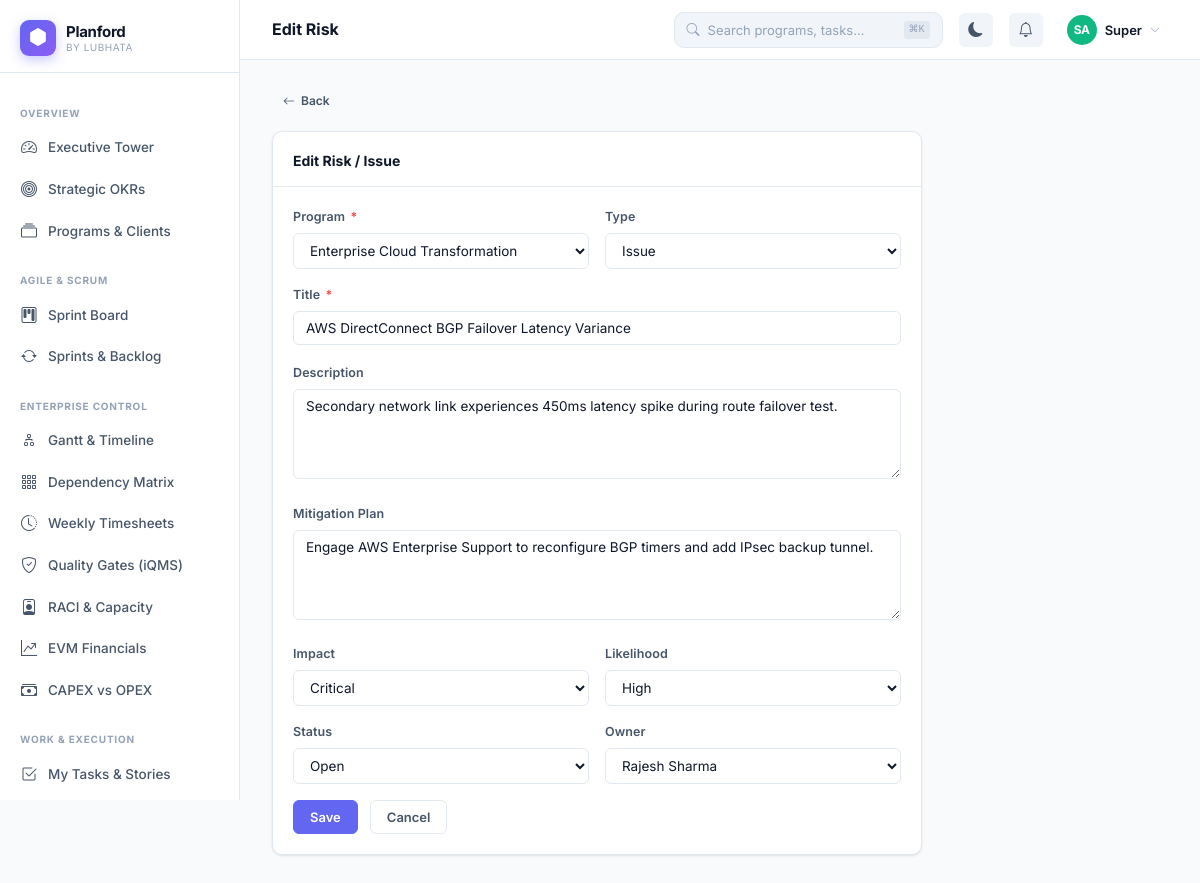
The app's page /risks/edit?id=4 (signed in) with its own data.
### tables this page shows
CREATE TABLE `users` (
  `id` int unsigned NOT NULL AUTO_INCREMENT,
  `org_id` int unsigned NOT NULL,
  `name` varchar(120) NOT NULL,
  `email` varchar(150) NOT NULL,
  `password` varchar(255) NOT NULL,
  `role` enum('super_admin','org_admin','pm','member','stakeholder','viewer') NOT NULL DEFAULT 'member',
  `avatar` varchar(300) DEFAULT NULL,
  `title` varchar(100) DEFAULT NULL,
  `department` varchar(100) DEFAULT NULL,
  `is_active` tinyint(1) NOT NULL DEFAULT '1',
  `last_login` datetime DEFAULT NULL,
  `timezone` varchar(60) DEFAULT 'Asia/Kolkata',
  `settings` json DEFAULT NULL,
  `created_at` datetime NOT NULL DEFAULT CURRENT_TIMESTAMP,
  PRIMARY KEY (`id`),
  UNIQUE KEY `email_org` (`email`,`org_id`),
  KEY `org_id` (`org_id`)
);

CREATE TABLE `risks` (
  `id` int unsigned NOT NULL AUTO_INCREMENT,
  `program_id` int unsigned NOT NULL,
  `title` varchar(200) NOT NULL,
  `description` text,
  `type` enum('risk','issue','dependency','assumption') NOT NULL DEFAULT 'risk',
  `status` enum('open','monitoring','mitigated','closed') NOT NULL DEFAULT 'open',
  `likelihood` enum('low','medium','high') DEFAULT 'medium',
  `impact` enum('low','medium','high','critical') DEFAULT 'medium',
  `owner_id` int unsigned DEFAULT NULL,
  `mitigation` text,
  `due_date` date DEFAULT NULL,
  `created_by` int unsigned DEFAULT NULL,
  `created_at` datetime NOT NULL DEFAULT CURRENT_TIMESTAMP,
  `updated_at` datetime NOT NULL DEFAULT CURRENT_TIMESTAMP ON UPDATE CURRENT_TIMESTAMP,
  PRIMARY KEY (`id`),
  KEY `program_id` (`program_id`)
);

CREATE TABLE `programs` (
  `id` int unsigned NOT NULL AUTO_INCREMENT,
  `org_id` int unsigned NOT NULL,
  `code` varchar(30) NOT NULL,
  `name` varchar(200) NOT NULL,
  `description` text,
  `methodology` enum('scrum','kanban','waterfall','hybrid') NOT NULL DEFAULT 'scrum',
  `rag_status` enum('green','amber','red') NOT NULL DEFAULT 'green',
  `status` enum('planning','active','on_hold','completed','cancelled') NOT NULL DEFAULT 'planning',
  `priority` enum('critical','high','medium','low') NOT NULL DEFAULT 'medium',
  `start_date` date DEFAULT NULL,
  `end_date` date DEFAULT NULL,
  `budget` decimal(15,2) DEFAULT NULL,
  `currency` varchar(5) DEFAULT 'INR',
  `owner_id` int unsigned DEFAULT NULL,
  `client_name` varchar(150) DEFAULT NULL,
  `client_logo` varchar(300) DEFAULT NULL,
  `cover_color` varchar(20) DEFAULT '#6366f1',
  `is_public` tinyint(1) DEFAULT '0',
  `stakeholder_token` varchar(64) DEFAULT NULL,
  `settings` json DEFAULT NULL,
  `created_by` int unsigned DEFAULT NULL,
  `created_at` datetime NOT NULL DEFAULT CURRENT_TIMESTAMP,
  `updated_at` datetime NOT NULL DEFAULT CURRENT_TIMESTAMP ON UPDATE CURRENT_TIMESTAMP,
  PRIMARY KEY (`id`),
  UNIQUE KEY `stakeholder_token` (`stakeholder_token`),
  KEY `org_id` (`org_id`),
  KEY `owner_id` (`owner_id`),
  KEY `status` (`status`)
);

### src/Models/DB.php (called while the page is built, shortened)
<?php
class DB {
    private static ?DB $instance = null;
    private mysqli $conn;
    private function __construct() {
        $this->conn = new mysqli(DB_HOST, DB_USER, DB_PASS, DB_NAME, DB_PORT);
        $this->conn->set_charset('utf8mb4');
        $this->conn->query("SET time_zone = '+05:30'");
    }
    public static function get(): self {
        if (!self::$instance) self::$instance = new self();
        return self::$instance;
    }
    private function types(array $params): string {
        return implode('', array_map(fn($v) =>
            is_int($v) ? 'i' : (is_float($v) ? 'd' : 's'), $params));
    }
    public function query(string $sql, array $params = []): mysqli_result|bool {
        $stmt = $this->conn->prepare($sql);
        $stmt->bind_param($this->types($params), ...$params);
        $stmt->execute();
        $result = $stmt->get_result();
        return $result !== false ? $result : true;
    }
    public function fetchAll(string $sql, array $params = []): array {
        $r = $this->query($sql, $params);
        return $r->fetch_all(MYSQLI_ASSOC);
    }
    public function fetchOne(string $sql, array $params = []): ?array {
        $r = $this->query($sql, $params);
        return $r->fetch_assoc() ?: null;
    }
}
function db(): DB { return DB::get(); }

### views/risks/form.php (the view, shortened to what this page needs)
<?php
$db=db(); $orgId=authOrgId(); $id=(int)($_GET['id']??0); $isEdit=$id>0; $risk=null; $errors=[];
if ($isEdit) { $risk=$db->fetchOne("SELECT r.* FROM risks r JOIN programs p ON r.program_id=p.id WHERE r.id=? AND p.org_id=?",[$id,$orgId]); if(!$risk) redirect('/risks','Not found.','danger'); }
$programs=$db->fetchAll("SELECT id,name FROM programs WHERE org_id=? ORDER BY name",[$orgId]);
$members=$db->fetchAll("SELECT id,name FROM users WHERE org_id=? AND is_active=1 ORDER BY name",[$orgId]);
$pageTitle=$isEdit?'Edit Risk':'Log Risk / Issue'; ob_start();
?>
<div style="max-width:650px">
  <a href="<?= url('risks') ?>" class="btn btn-ghost btn-sm mb-4"><i class="bi bi-arrow-left"></i> Back</a>
  <div class="pf-card">
    <div class="pf-card-header"><div class="pf-card-title"><?= $isEdit?'Edit':'Log' ?> Risk / Issue</div></div>
    <div class="pf-card-body">
      <form method="POST">
        <div class="pf-form-row mb-4">
          <div class="pf-form-group mb-0"><label class="pf-label">Program <span class="req">*</span></label>
            <select name="program_id" class="pf-select" required><option value="">— Select —</option>
            <?php foreach($programs as $p): ?><option value="<?= $p['id'] ?>" <?= ($risk['program_id']??$_GET['program_id']??'')==$p['id']?'selected':'' ?>><?= e($p['name']) ?></option><?php endforeach;?></select></div>
          <div class="pf-form-group mb-0"><label class="pf-label">Type</label>
            <select name="type" class="pf-select">
              <?php foreach(['risk','issue','dependency','assumption'] as $t): ?><option value="<?= $t ?>" <?= ($risk['type']??'risk')===$t?'selected':'' ?>><?= ucfirst($t) ?></option><?php endforeach;?>
            </select></div>
        </div>
        <div class="pf-form-group"><label class="pf-label">Title <span class="req">*</span></label>
          <input type="text" name="title" class="pf-input" value="<?= e($risk['title']??'') ?>" required></div>
        <div class="pf-form-group"><label class="pf-label">Description</label>
          <textarea name="description" class="pf-textarea"><?= e($risk['description']??'') ?></textarea></div>
        <div class="pf-form-group"><label class="pf-label">Mitigation Plan</label>
          <textarea name="mitigation" class="pf-textarea"><?= e($risk['mitigation']??'') ?></textarea></div>
        <div class="pf-form-row mb-4">
          <div class="pf-form-group mb-0"><label class="pf-label">Impact</label>
            <select name="impact" class="pf-select">
              <?php foreach(['critical','high','medium','low'] as $v): ?><option value="<?= $v ?>" <?= ($risk['impact']??'medium')===$v?'selected':'' ?>><?= ucfirst($v) ?></option><?php endforeach;?>
            </select></div>
          <div class="pf-form-group mb-0"><label class="pf-label">Likelihood</label>
            <select name="likelihood" class="pf-select">
              <?php foreach(['high','medium','low'] as $v): ?><option value="<?= $v ?>" <?= ($risk['likelihood']??'medium')===$v?'selected':'' ?>><?= ucfirst($v) ?></option><?php endforeach;?>
            </select></div>
        </div>
        <div class="pf-form-row mb-4">
          <div class="pf-form-group mb-0"><label class="pf-label">Status</label>
            <select name="status" class="pf-select">
              <?php foreach(['open','monitoring','mitigated','closed'] as $v): ?><option value="<?= $v ?>" <?= ($risk['status']??'open')===$v?'selected':'' ?>><?= ucfirst($v) ?></option><?php endforeach;?>
            </select></div>
          <div class="pf-form-group mb-0"><label class="pf-label">Owner</label>
            <select name="owner_id" class="pf-select"><option value="">— None —</option>
            <?php foreach($members as $m): ?><option value="<?= $m['id'] ?>" <?= ($risk['owner_id']??'')==$m['id']?'selected':'' ?>><?= e($m['name']) ?></option><?php endforeach;?>
            </select></div>
        </div>
        <div class="d-flex gap-3">
          <button type="submit" class="btn btn-primary"><?= $isEdit?'Save':'Log Risk' ?></button>
          <a href="<?= url('risks') ?>" class="btn btn-outline">Cancel</a>
        </div>
      </form>
    </div>
  </div>
</div>
<?php $content=ob_get_clean(); require VIEW_PATH.'layouts/app.php';

### index.php (shortened to what this page needs)
<?php
require_once __DIR__ . '/src/Models/DB.php';
require_once __DIR__ . '/src/Helpers/helpers.php';
$uri    = parse_url($_SERVER['REQUEST_URI'], PHP_URL_PATH);
$base   = parse_url(APP_URL, PHP_URL_PATH);
$path   = '/' . trim(substr($uri, strlen($base)), '/');
foreach ($routes as $route => [$view, $roles]) {
    if ($path === $route || $path === $route . '/') {
        require VIEW_PATH . str_replace('/', DIRECTORY_SEPARATOR, $view) . '.php';
        break;
    }
}

### views/layouts/app.php (shortened to what this page needs)
<!DOCTYPE html>
<html lang="en" data-theme="light">
<head>
<link href="https://cdn.jsdelivr.net/npm/bootstrap-icons@1.11.3/font/bootstrap-icons.min.css" rel="stylesheet">
<link href="<?= url('assets/css/planford.css') ?>" rel="stylesheet">
</head>
<body>
<div class="pf-shell">
  <aside class="pf-sidebar">
    <a href="<?= url('dashboard') ?>" class="pf-sidebar-logo">
      <div class="pf-logo-icon"><i class="bi bi-hexagon-fill"></i></div>
      <div class="pf-logo-text">
        <div class="pf-logo-name"><?= APP_NAME ?></div>
        <div class="pf-logo-by">by <?= APP_COMPANY ?></div>
      </div>
    </a>
    <nav class="pf-sidebar-nav">
      <div class="pf-nav-section"><span class="pf-nav-label">Overview</span></div>
      <a href="<?= url('dashboard') ?>" class="pf-nav-item <?= isActive('/dashboard', '/') ?>">
        <i class="bi bi-speedometer2"></i> Executive Tower
      </a>
      <a href="<?= url('portfolio/okrs') ?>" class="pf-nav-item <?= isActive('/portfolio/okrs') ?>">
        <i class="bi bi-bullseye"></i> Strategic OKRs
      </a>
      <a href="<?= url('programs') ?>" class="pf-nav-item <?= isActive('/programs') ?>">
        <i class="bi bi-collection"></i> Programs & Clients
      </a>
      <div class="pf-nav-section"><span class="pf-nav-label">Agile & Scrum</span></div>
      <a href="<?= url('agile/board') ?>" class="pf-nav-item <?= isActive('/agile/board') ?>">
        <i class="bi bi-kanban"></i> Sprint Board
      </a>
      <a href="<?= url('sprints') ?>" class="pf-nav-item <?= isActive('/sprints') ?>">
        <i class="bi bi-arrow-repeat"></i> Sprints & Backlog
      </a>
      <div class="pf-nav-section"><span class="pf-nav-label">Enterprise Control</span></div>
      <a href="<?= url('gantt') ?>" class="pf-nav-item <?= isActive('/gantt') ?>">
        <i class="bi bi-diagram-2"></i> Gantt & Timeline
      </a>
      <a href="<?= url('gantt/matrix') ?>" class="pf-nav-item <?= isActive('/gantt/matrix') ?>">
        <i class="bi bi-grid-3x3-gap"></i> Dependency Matrix
      </a>
      <a href="<?= url('timesheets') ?>" class="pf-nav-item <?= isActive('/timesheets') ?>">
        <i class="bi bi-clock-history"></i> Weekly Timesheets
      </a>
      <a href="<?= url('governance/gates') ?>" class="pf-nav-item <?= isActive('/governance/gates') ?>">
        <i class="bi bi-shield-check"></i> Quality Gates (iQMS)
      </a>
      <a href="<?= url('capacity') ?>" class="pf-nav-item <?= isActive('/capacity') ?>">
        <i class="bi bi-person-badge"></i> RACI & Capacity
      </a>
      <a href="<?= url('evm') ?>" class="pf-nav-item <?= isActive('/evm') ?>">
        <i class="bi bi-graph-up-arrow"></i> EVM Financials
      </a>
      <a href="<?= url('financials/capex') ?>" class="pf-nav-item <?= isActive('/financials/capex') ?>">
        <i class="bi bi-cash-stack"></i> CAPEX vs OPEX
      </a>
      <div class="pf-nav-section"><span class="pf-nav-label">Work & Execution</span></div>
      <a href="<?= url('tasks') ?>" class="pf-nav-item <?= isActive('/tasks') ?>">
        <i class="bi bi-check2-square"></i> My Tasks & Stories
      </a>
      <a href="<?= url('milestones') ?>" class="pf-nav-item <?= isActive('/milestones') ?>">
      </a>
    </nav>
        <?php $u = auth(); ?>
        <?= avatar($u['name'] ?? 'U', '', '32px') ?>
  </aside>
  <main class="pf-main">
    <header class="pf-topbar">
      <div class="pf-topbar-title">
        <?= e($pageTitle ?? 'Dashboard') ?>
      </div>
      <div class="pf-search">
        <i class="bi bi-search" style="color:var(--pf-text-3);font-size:13px"></i>
        <input type="text" id="globalSearch" placeholder="Search programs, tasks…" autocomplete="off">
        <kbd style="font-size:10px;color:var(--pf-text-3);background:var(--pf-border);padding:1px 5px;border-radius:3px">⌘K</kbd>
      </div>
      <button id="themeToggle" onclick="Theme.toggle()" style="border:none;background:var(--pf-surface2);color:var(--pf-text-2);width:34px;height:34px;border-radius:var(--pf-radius-sm);cursor:pointer;display:flex;align-items:center;justify-content:center;font-size:15px;flex-shrink:0">
      </button>
      <div class="pf-dropdown">
        <button data-dropdown style="border:none;background:var(--pf-surface2);color:var(--pf-text-2);width:34px;height:34px;border-radius:var(--pf-radius-sm);cursor:pointer;display:flex;align-items:center;justify-content:center;font-size:15px;position:relative;flex-shrink:0">
          <i class="bi bi-bell"></i>
        </button>
      </div>
      <div class="pf-dropdown">
        <?php $u = auth(); ?>
        <button data-dropdown style="border:none;background:none;cursor:pointer;display:flex;align-items:center;gap:8px;padding:4px 8px;border-radius:var(--pf-radius-sm)">
          <?= avatar($u['name'] ?? 'U', '', '30px') ?>
          <span style="font-size:13px;font-weight:600;color:var(--pf-text)"><?= e(explode(' ', $u['name'] ?? 'User')[0]) ?></span>
          <i class="bi bi-chevron-down" style="font-size:10px;color:var(--pf-text-3)"></i>
        </button>
      </div>
    </header>
    <div class="pf-content fade-in">
      <?= $content ?? '' ?>
    </div>
  </main>
</div>
</body>
</html>

### src/Helpers/helpers.php (shortened to what this page needs)
<?php
function auth(): ?array {
    return $_SESSION['pf_user'] ?? null;
}
function authOrgId(): int {
    return (int)($_SESSION['pf_user']['org_id'] ?? 0);
}
function currentPath(): string {
    return parse_url($_SERVER['REQUEST_URI'], PHP_URL_PATH);
}
function url(string $path = ''): string {
    return rtrim(APP_URL, '/') . '/' . ltrim($path, '/');
}
function isActive(string ...$paths): string {
    $current = currentPath();
    return '';
}
function e(mixed $v): string {
    return htmlspecialchars((string)$v, ENT_QUOTES | ENT_HTML5, 'UTF-8');
}
function avatar(string $name, string $color = '', string $size = '36px'): string {
    $initials = implode('', array_map(fn($w) => strtoupper($w[0]), array_slice(explode(' ', trim($name)), 0, 2)));
    if (!$color) {
        $colors = ['#6366f1','#8b5cf6','#ec4899','#06b6d4','#10b981','#f59e0b','#ef4444','#3b82f6'];
        $color  = $colors[crc32($name) % count($colors)];
    }
    return "<div class='pf-avatar' style='width:$size;height:$size;background:$color;font-size:calc($size * 0.4)'>{$initials}</div>";
}

### records on screen
users: name "SA", name "Super"
risks: program_id "Enterprise Cloud Transformation", type "Issue", title "AWS DirectConnect BGP Failover Latency Variance", description "Secondary network link experiences 450ms latency spike during route failover test.", mitigation "Engage AWS Enterprise Support to reconfigure BGP timers and add IPsec backup tunnel.", impact "Critical", likelihood "High", status "Open", owner_id "Rajesh Sharma"
